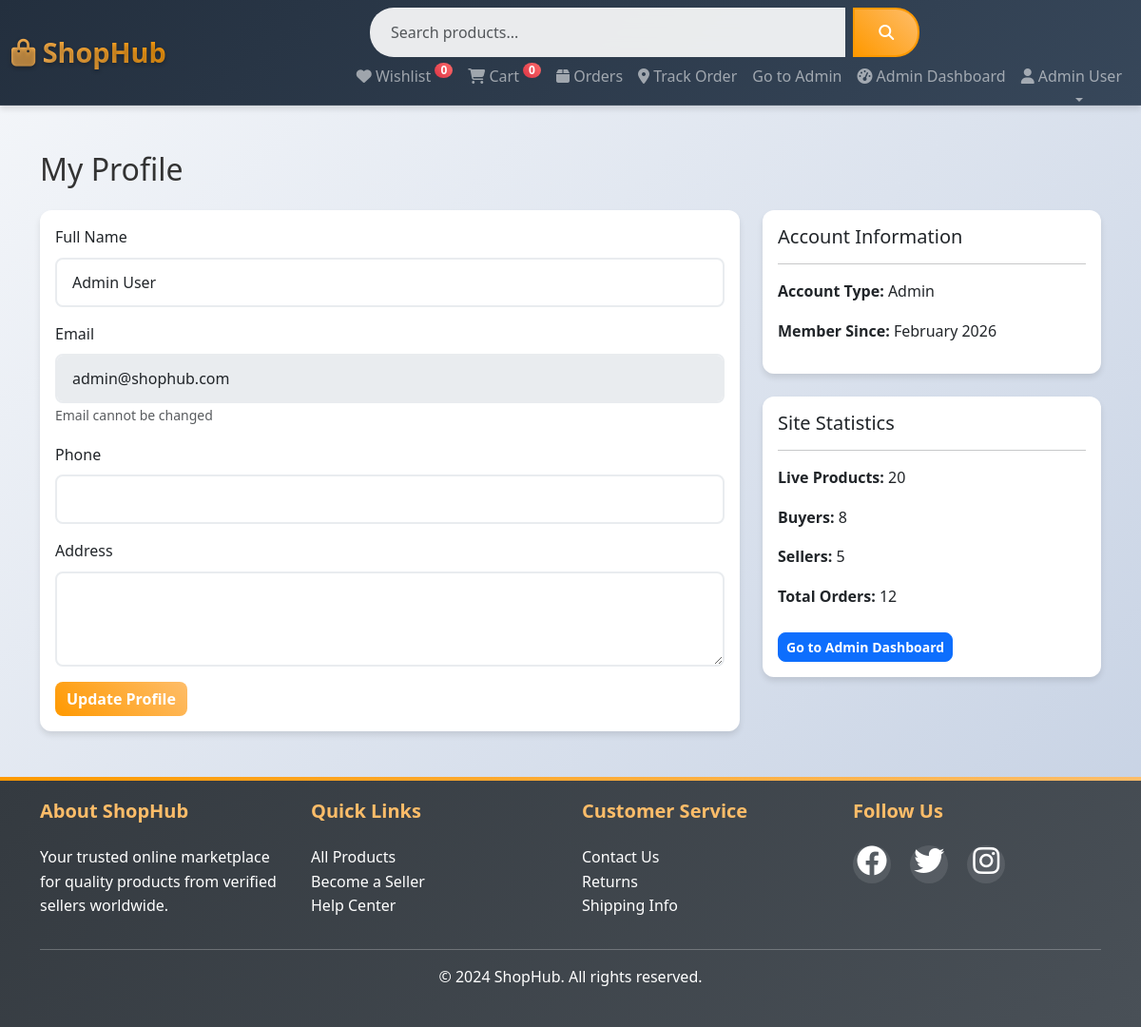
The app's page /profile.php (signed in) with its own data.
### tables this page shows
CREATE TABLE `users` (
  `id` int(11) NOT NULL,
  `email` varchar(255) NOT NULL,
  `password` varchar(255) NOT NULL,
  `full_name` varchar(255) NOT NULL,
  `user_type` enum('buyer','seller','admin') DEFAULT 'buyer',
  `shop_name` varchar(255) DEFAULT NULL,
  `phone` varchar(20) DEFAULT NULL,
  `address` text DEFAULT NULL,
  `created_at` timestamp NOT NULL DEFAULT current_timestamp()
);

### profile.php (the view, shortened to what this page needs)
<?php
require_once 'config/database.php';
$user_id = $_SESSION['user_id'];
$stmt = $pdo->prepare("SELECT * FROM users WHERE id = ?");
$stmt->execute([$user_id]);
$user = $stmt->fetch();
if($user['user_type'] === 'admin') {
    $stats = [];
    $s = $pdo->query("SELECT COUNT(*) as cnt FROM products WHERE status = 'active'");
    $stats['live_products'] = $s->fetch()['cnt'];
    $s = $pdo->query("SELECT COUNT(*) as cnt FROM users WHERE user_type = 'buyer'");
    $stats['buyers'] = $s->fetch()['cnt'];
    $s = $pdo->query("SELECT COUNT(*) as cnt FROM users WHERE user_type = 'seller'");
    $stats['sellers'] = $s->fetch()['cnt'];
    $s = $pdo->query("SELECT COUNT(*) as cnt FROM orders");
    $stats['orders'] = $s->fetch()['cnt'];
}
?>
<!DOCTYPE html>
<html lang="en">
<head>
    <link href="https://cdn.jsdelivr.net/npm/bootstrap@5.3.0/dist/css/bootstrap.min.css" rel="stylesheet">
    <link rel="stylesheet" href="https://cdnjs.cloudflare.com/ajax/libs/font-awesome/6.4.0/css/all.min.css">
    <link rel="stylesheet" href="assets/css/style.css">
</head>
<body>
    <?php include 'includes/header.php'; ?>
    <div class="container my-5">
        <h2 class="mb-4">My Profile</h2>
        <div class="row">
            <div class="col-md-8">
                <div class="card">
                    <div class="card-body">
                        <form method="POST">
                            <div class="mb-3">
                                <label class="form-label">Full Name</label>
                                <input type="text" name="full_name" class="form-control" value="<?= htmlspecialchars($user['full_name']) ?>" required>
                            </div>
                            <div class="mb-3">
                                <label class="form-label">Email</label>
                                <input type="email" class="form-control" value="<?= htmlspecialchars($user['email']) ?>" disabled>
                                <small class="text-muted">Email cannot be changed</small>
                            </div>
                            <div class="mb-3">
                                <label class="form-label">Phone</label>
                                <input type="tel" name="phone" class="form-control" value="<?= htmlspecialchars($user['phone'] ?? '') ?>">
                            </div>
                            <div class="mb-3">
                                <label class="form-label">Address</label>
                                <textarea name="address" class="form-control" rows="3"><?= htmlspecialchars($user['address'] ?? '') ?></textarea>
                            </div>
                            <button type="submit" class="btn btn-warning">Update Profile</button>
                        </form>
                    </div>
                </div>
            </div>
            <div class="col-md-4">
                <div class="card">
                    <div class="card-body">
                        <h5>Account Information</h5>
                        <hr>
                        <p><strong>Account Type:</strong> <?= ucfirst($user['user_type']) ?></p>
                        <p><strong>Member Since:</strong> <?= date('F Y', strtotime($user['created_at'])) ?></p>
                    </div>
                </div>
                <?php if(isset($stats)): ?>
                <div class="card mt-4">
                    <div class="card-body">
                        <h5>Site Statistics</h5>
                        <hr>
                        <p><strong>Live Products:</strong> <?= $stats['live_products'] ?></p>
                        <p><strong>Buyers:</strong> <?= $stats['buyers'] ?></p>
                        <p><strong>Sellers:</strong> <?= $stats['sellers'] ?></p>
                        <p><strong>Total Orders:</strong> <?= $stats['orders'] ?></p>
                        <a href="admin/dashboard.php" class="btn btn-sm btn-primary mt-2">Go to Admin Dashboard</a>
                    </div>
                </div>
                <?php endif; ?>
            </div>
        </div>
    </div>
    <?php include 'includes/footer.php'; ?>
</body>
</html>

### assets/css/style.css (style rules this page uses)
:root { --primary-color: #232f3e; --secondary-color: #febd69; --accent-color: #ff9900; --success-color: #28a745; --danger-color: #dc3545; --warning-color: #ffc107; --info-color: #17a2b8; --light-bg: #f8f9fa; --dark-bg: #343a40; --shadow: 0 4px 6px rgba(0, 0, 0, 0.1); --shadow-hover: 0 8px 25px rgba(0, 0, 0, 0.15); --border-radius: 12px; --transition: all 0.3s cubic-bezier(0.4, 0, 0.2, 1); }
* { box-sizing: border-box; }
body { font-family: 'Segoe UI', Tahoma, Geneva, Verdana, sans-serif; background: linear-gradient(135deg, #f5f7fa 0%, #c3cfe2 100%); color: #333; line-height: 1.6; margin: 0; padding: 0; }
.btn-warning { background: linear-gradient(45deg, var(--accent-color), var(--secondary-color)); border: none; color: white; }
.card { border: none; border-radius: var(--border-radius); box-shadow: var(--shadow); transition: var(--transition); }
.btn { border-radius: 8px; font-weight: 600; transition: var(--transition); position: relative; overflow: hidden; }
.btn::before { content: ''; position: absolute; top: 0; left: -100%; width: 100%; height: 100%; background: linear-gradient(90deg, transparent, rgba(255, 255, 255, 0.2), transparent); transition: var(--transition); }
.form-control { border-radius: 8px; border: 2px solid #e9ecef; transition: var(--transition); padding: 12px 16px; }

### records on screen
users: full_name "Admin User", email "admin@shophub.com", user_type "Admin", created_at "February 2026"

### other values on screen
$full_name "Admin User"
$stats['live_products'] "20"
$stats['buyers'] "8"
$stats['sellers'] "5"
$stats['orders'] "12"
